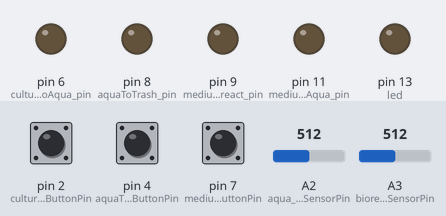
This sketch was run on a simulated Arduino Uno, built with avr-gcc and run on an emulated ATmega328P. On the bench: output pins drawn as LEDs (lit = HIGH). The test bench sets the inputs (shaded band); at power-on: A3 (bioreact_levelSensorPin) = 512, pin 4 (aquaToTrash_ButtonPin) LOW, A2 (aqua_levelSensorPin) = 512, pin 2 (cultureToAqua_ButtonPin) LOW, pin 7 (mediumToAqua_ButtonPin) LOW. What the sketch prints to the serial monitor is not drawn.

Above: at 0.91 s.
1.3 s: A3 (bioreact_levelSensorPin) set to 179
4.3 s: A3 (bioreact_levelSensorPin) set to 158
At 4.55 s:
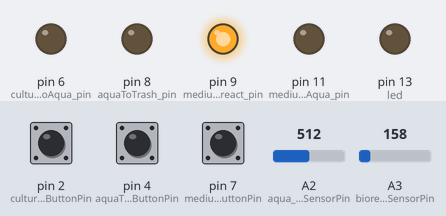
7.3 s: pin 4 (aquaToTrash_ButtonPin) pulled HIGH for 0.15 s
At 7.89 s:
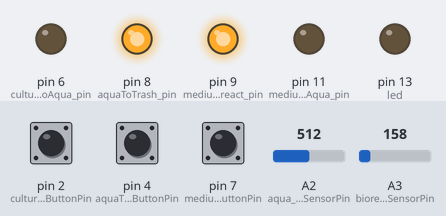
10.3 s: A3 (bioreact_levelSensorPin) set to 306
At 10.82 s:
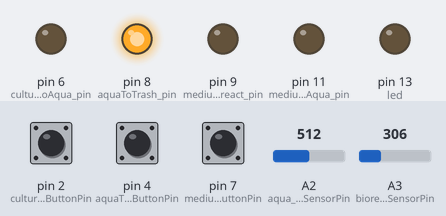
13.3 s: A2 (aqua_levelSensorPin) set to 122
16.3 s: pin 2 (cultureToAqua_ButtonPin) pulled HIGH for 0.15 s
At 16.59 s:
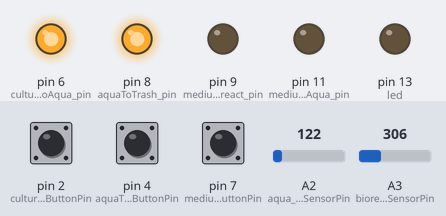
Timing chart, 0 to 19.3 s (numbered marks = the images above; inputs shaded):
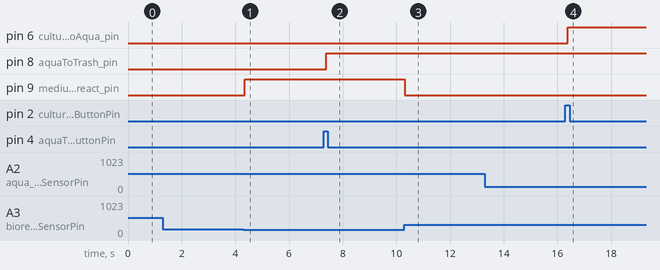

The sketch:

life_controller.ino
```cpp
// ACTIONS

// culture to aquarium
const int cultureToAqua_pin   = 6;
const int cultureToAqua_ButtonPin = 2;

boolean   cultureToAqua = false;
boolean   cultureToAqua_prevButtonState = false;
int       cultureToAqua_ButtonState = 0;


// aquarium to trash
const int aquaToTrash_pin = 8;
const int aquaToTrash_ButtonPin = 4;

boolean   aquaToTrash = false;
boolean   aquaToTrash_prevButtonState = false;
int       aquaToTrash_ButtonState = 0;


// growing medium to aquarium
const int mediumToAqua_pin = 11;
const int mediumToAqua_ButtonPin = 7;

boolean   mediumToAqua = false;
boolean   mediumToAqua_prevButtonState = false;
int       mediumToAqua_ButtonState = 0;


// medium to the bioreactor ( fill with new growing medium)
const int mediumToBioreact_pin = 9;

const int led = 13;

// SENSORS

// bioreactor level sensor
const int bioreact_levelSensorPin = A3;

boolean   bioreact_Full = false;
boolean   bioreact_FullPrev = false;

// aquarium level sensor
const int aqua_levelSensorPin = A2;

boolean   aqua_Full = false;
boolean   aqua_FullPrev = false;

// PARAM
const int R = 10030;              // Résistance utilisée pour le montage pont diviseur de tension (en ohms)
const int V = 5;                  // Valeur de l'alimentation de l'Arduino, peu précis mais pas important pour le niveau de travail (en volts)
boolean debug = false;            // active serial log
boolean vFeedback = !debug;       // send data to visual_feedback

void setup(){

  // electrod
  pinMode(bioreact_levelSensorPin , INPUT);
  pinMode(aqua_levelSensorPin , INPUT);

  // buttons
  pinMode(cultureToAqua_ButtonPin , INPUT);
  pinMode(aquaToTrash_ButtonPin , INPUT);
  pinMode(mediumToAqua_ButtonPin, INPUT);

  // pumps
  pinMode(cultureToAqua_pin,OUTPUT);
  pinMode(mediumToBioreact_pin,OUTPUT);
  pinMode(mediumToAqua_pin,OUTPUT);
  pinMode(aquaToTrash_pin,OUTPUT);

  // feedback
  pinMode(led, OUTPUT);
  Serial.begin(9600);

}
void loop(){

  // debug
  monitor(100);

  // ORDERS ///////////////
  //
  // alguae to aquarium     : start/stop
  cultureToAqua_ButtonState = digitalRead(cultureToAqua_ButtonPin);
  if(cultureToAqua_ButtonState && !cultureToAqua_prevButtonState) cultureToAqua = !cultureToAqua;  // toogle state

  // medium to aquarium     : start/stop
  mediumToAqua_ButtonState = digitalRead(mediumToAqua_ButtonPin);
  if(mediumToAqua_ButtonState && !mediumToAqua_prevButtonState) mediumToAqua = !mediumToAqua;  // toogle state

  // empty aquarium         : start/stop
  aquaToTrash_ButtonState = digitalRead(aquaToTrash_ButtonPin);
  if (aquaToTrash_ButtonState && !aquaToTrash_prevButtonState) aquaToTrash = !aquaToTrash;  // toogle state


  // ACTION ///////////////
  //
  // add alguae to the aquarium

  if(is_full(aqua_levelSensorPin)) { // check if aqurium is not full
    cultureToAqua = false;
    mediumToAqua  = false;
  }

  activePump(cultureToAqua_pin , cultureToAqua);          // add culture to aquarium
  activePump(mediumToAqua_pin , mediumToAqua);            // add growing medium to aquarium
  activePump(aquaToTrash_pin , aquaToTrash);              // put aquarium to trash
  activePump(mediumToBioreact_pin , !is_full(bioreact_levelSensorPin) && !cultureToAqua); // fill BioReactor

  // send sensor visual feedback
  if(bioreact_FullPrev != is_full(bioreact_levelSensorPin)) visual_feedback(3,is_full(bioreact_levelSensorPin) + 2);
  if(aqua_FullPrev != is_full(aqua_levelSensorPin))         visual_feedback(2,is_full(aqua_levelSensorPin) + 2);

  // keep previous state
  cultureToAqua_prevButtonState = cultureToAqua_ButtonState;
  aquaToTrash_prevButtonState   = aquaToTrash_ButtonState;
  mediumToAqua_prevButtonState  = mediumToAqua_ButtonState;

  bioreact_FullPrev             = is_full(bioreact_levelSensorPin);
  aqua_FullPrev                 = is_full(aqua_levelSensorPin);
}
boolean is_full(int sensorPin){
  // poll electrod

  double V_mes = (analogRead(sensorPin)/1024.0)*5.0; //tension mesurée aux bornes de l'électrode
  double R_mes = (R*V_mes)/(V-V_mes); //mesure de la résistance de l'électrode

  if(debug){
    Serial.print(String(sensorPin) + "V_mes = " );
    Serial.print(V_mes);
    Serial.print("R_mes = ");
    Serial.print(R_mes);
    Serial.print("\n");
  }

  if (R_mes > 2000) return true;
  else return false;

}
void activePump(int pin, boolean condition){
  // start/stop pump depending on state(true/false)

  if(condition){
    digitalWrite(pin, HIGH);
    visual_feedback(pin, 1);
  }else{
    digitalWrite(pin, LOW);
    visual_feedback(pin, 0);
  }
}

// dev tools and feedback tools
void monitor(int speed){
  // led blinking
  digitalWrite(led, LOW);
  delay(speed);
  digitalWrite(led, HIGH);
}
void visual_feedback(int pin, int state){
  // send serial feedback to visual_feedback.pde
  if(vFeedback) Serial.write((pin*10) + state);
}
```

Measured:
- the behaviour switches between 171 and 170 on A3 (bioreact_levelSensorPin) (found by bisection; images 0 and 1)
- after the input at 4.3 s, pin 9 (mediumToBioreact_pin): LOW → HIGH after 0.05 s
- after the input at 7.3 s, pin 8 (aquaToTrash_pin): LOW → HIGH after 0.09 s
- after the input at 10.3 s, pin 9 (mediumToBioreact_pin): HIGH → LOW at once
- after the input at 16.3 s, pin 6 (cultureToAqua_pin): LOW → HIGH after 0.09 s
